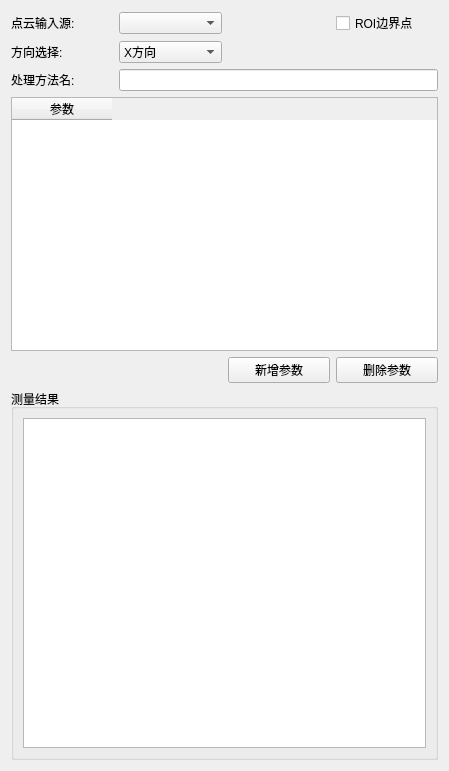
<?xml version="1.0" encoding="UTF-8"?>
<ui version="4.0">
 <class>pcBoundolForm</class>
 <widget class="QWidget" name="pcBoundolForm">
  <property name="geometry">
   <rect>
    <x>0</x>
    <y>0</y>
    <width>449</width>
    <height>771</height>
   </rect>
  </property>
  <property name="windowTitle">
   <string>Form</string>
  </property>
  <layout class="QVBoxLayout" name="verticalLayout">
   <item>
    <layout class="QGridLayout" name="gridLayout">
     <item row="0" column="1">
      <widget class="QComboBox" name="SelectLinker"/>
     </item>
     <item row="1" column="0">
      <widget class="QLabel" name="label_2">
       <property name="text">
        <string>方向选择:</string>
       </property>
      </widget>
     </item>
     <item row="2" column="0">
      <widget class="QLabel" name="label_3">
       <property name="text">
        <string>处理方法名:</string>
       </property>
      </widget>
     </item>
     <item row="4" column="2">
      <widget class="QPushButton" name="AddParam">
       <property name="text">
        <string>新增参数</string>
       </property>
      </widget>
     </item>
     <item row="0" column="0">
      <widget class="QLabel" name="label">
       <property name="text">
        <string>点云输入源:</string>
       </property>
      </widget>
     </item>
     <item row="1" column="1">
      <widget class="QComboBox" name="dirSelected">
       <item>
        <property name="text">
         <string>X方向</string>
        </property>
       </item>
       <item>
        <property name="text">
         <string>Y方向</string>
        </property>
       </item>
       <item>
        <property name="text">
         <string>Z方向</string>
        </property>
       </item>
      </widget>
     </item>
     <item row="4" column="3">
      <widget class="QPushButton" name="DelParam">
       <property name="text">
        <string>删除参数</string>
       </property>
      </widget>
     </item>
     <item row="3" column="0" colspan="4">
      <widget class="QTableWidget" name="params">
       <column>
        <property name="text">
         <string>参数</string>
        </property>
       </column>
      </widget>
     </item>
     <item row="1" column="2" colspan="2">
      <spacer name="horizontalSpacer">
       <property name="orientation">
        <enum>Qt::Horizontal</enum>
       </property>
       <property name="sizeHint" stdset="0">
        <size>
         <width>40</width>
         <height>20</height>
        </size>
       </property>
      </spacer>
     </item>
     <item row="0" column="3">
      <widget class="QCheckBox" name="autoFind">
       <property name="text">
        <string>ROI边界点</string>
       </property>
      </widget>
     </item>
     <item row="2" column="1" colspan="3">
      <widget class="QLineEdit" name="funcName"/>
     </item>
    </layout>
   </item>
   <item>
    <widget class="QGroupBox" name="groupBox">
     <property name="title">
      <string>测量结果</string>
     </property>
     <layout class="QGridLayout" name="gridLayout_2">
      <item row="0" column="0">
       <widget class="QTableWidget" name="resultReport"/>
      </item>
     </layout>
    </widget>
   </item>
  </layout>
 </widget>
 <resources/>
 <connections/>
</ui>
